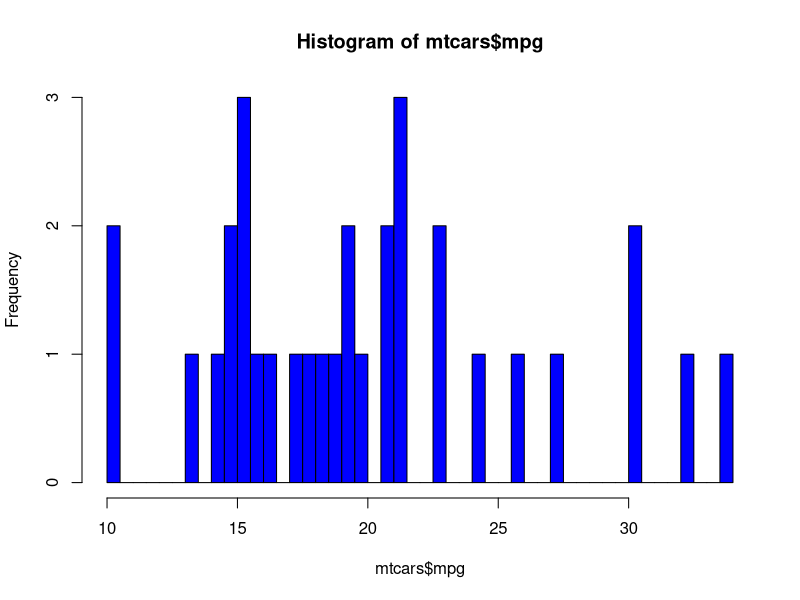
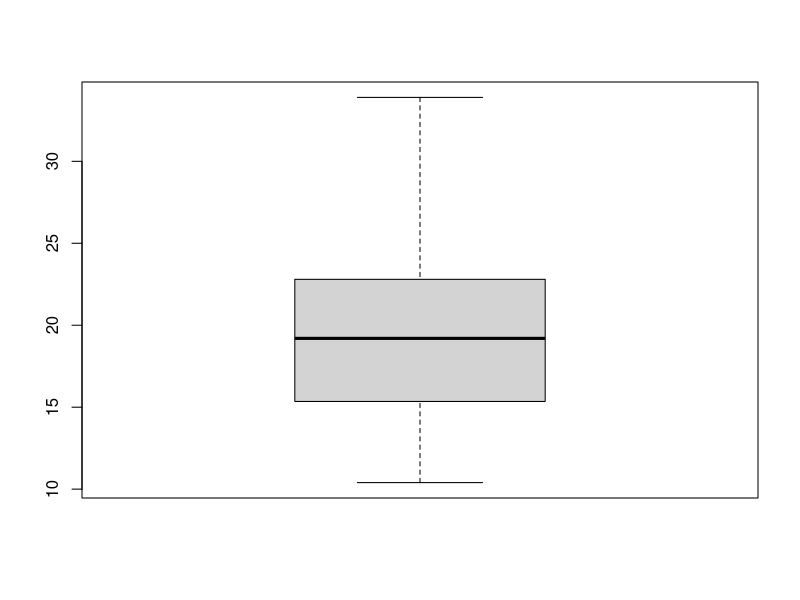
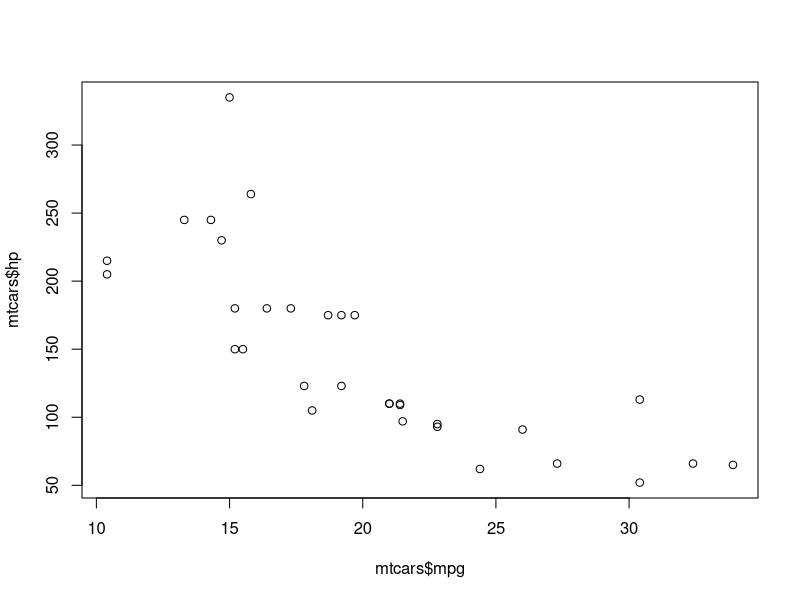

The R script that drew these images, in order: (Note: this script raises an error after producing the figures.)
x=c(1,5,11,NA,6, NA)
mean(x)
mean(x, na.rm=T)
x[is.na(x)]
x==5


#Which function. It always returns the index of the particular value
which(x==5)
which(is.na(x)) #Get the indexes of NA


x[length(x)] #last element of the vector
max(x)
max(x, na.rm=T)

which(x==max(x, na.rm=T)) #find index which has max value. 
#Use the next function which is much simpler
which.max(x) #find index using which.max function
which.min(x) #find index using which.min function

mtcars
dim(mtcars)
which.max(mtcars$mpg)
row.names(mtcars[which.max(mtcars$mpg),])


mtcars$carname=row.names(mtcars)
mtcars[which.max(mtcars$mpg),"carname"]

is.na(mtcars)
#find the # of missing values in mtcars
sum(is.na(mtcars))
sum(c(T,T))

table(mtcars$cyl)
table(mtcars$gear)


#How many cars have 5 gears and 4 cylinders
nrow(mtcars[mtcars$gear==5 & mtcars$cyl==4,])
sum(mtcars$gear==5 & mtcars$cyl==4)

#Whats the name of the cars
mtcars[mtcars$gear==5 & mtcars$cyl==4, "carname"]
row.names(mtcars[mtcars$gear==5 & mtcars$cyl==4,])
row.names(mtcars[which(mtcars$gear==5 & mtcars$cyl==4),])


#mileage of the car with max hp
mtcars$mpg[which.max(mtcars$hp)]
mtcars[which.max(mtcars$hp),]
mtcars[which.max(mtcars$hp),"mpg"]


hist(mtcars$mpg, breaks=50, col="blue")
boxplot(mtcars$mpg)


plot(mtcars$mpg, mtcars$hp)


#Standard Deviation: Root mean square of deviations from average


#cor
cor(mtcars$mpg, mtcars$hp)

data() #Shows all the data sets available in R
cor(iris) 
cor(iris[,-5]) #Removes the 5th column for the correlation calculation
cor(iris[-5])
cor(iris[,c(1:4)])
cor(iris[,c(1,2,3,4)])



pnorm(90,mean=80,sd=16,lower.tail = FALSE)
pnorm(780,mean=580,sd=sqrt(10000))
pnorm(500,mean=580,sd=sqrt(10000),lower.tail = FALSE)
pnorm(600,mean=580,sd=sqrt(10000)) - pnorm(500,mean=580,sd=sqrt(10000))
pnorm(500,mean=580,sd=sqrt(10000),lower.tail = FALSE)-pnorm(600,mean=580,sd=sqrt(10000),lower.tail = FALSE)


qnorm(0.95,mean=580,sd=sqrt(10000))


#G.S Keller
#Data Mining for Business Intelligence,